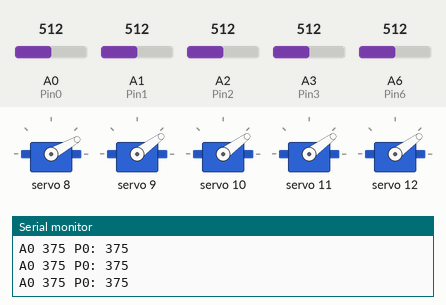
A sketch run on a simulated Arduino Nano, built with avr-gcc and run on an emulated ATmega328P. Parts: 5 × servo, the last lines printed to the serial monitor. The inputs (shaded band) are chosen by the test bench; at power-on: A6 (Pin6) = 512, A0 (Pin0) = 512, A1 (Pin1) = 512, A3 (Pin3) = 512, A2 (Pin2) = 512.

Above: at 1.2 s.
1.3 s: A6 (Pin6) set to 640
At 2.4 s:
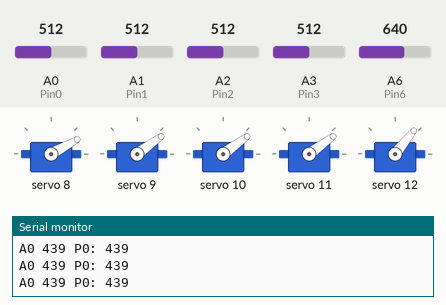
2.8 s: A0 (Pin0) set to 110
At 3.6 s:
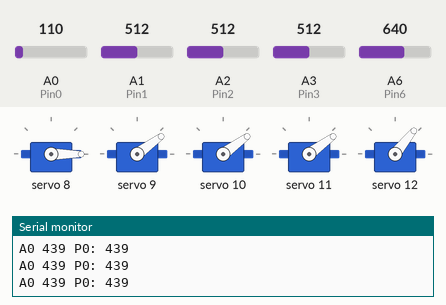
4.3 s: A1 (Pin1) set to 640
At 5.4 s:
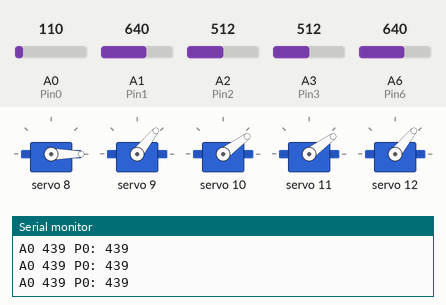
5.8 s: A3 (Pin3) set to 640
At 6.5 s:
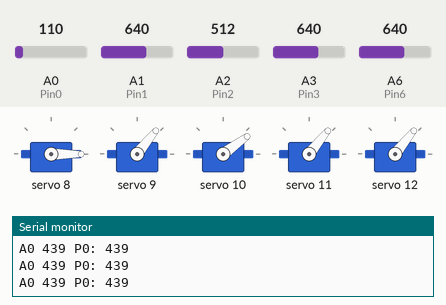
7.3 s: A2 (Pin2) set to 716
At 7.6 s:
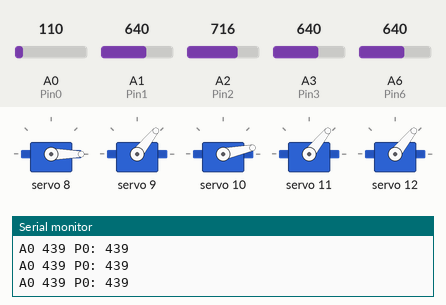
8.8 s: A6 (Pin6) set to 716
At 9.9 s:
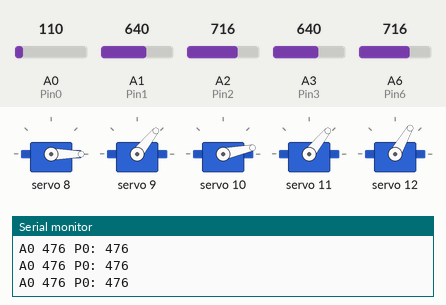
Timing chart, 0 to 11.3 s (numbered marks = the images above; inputs shaded):
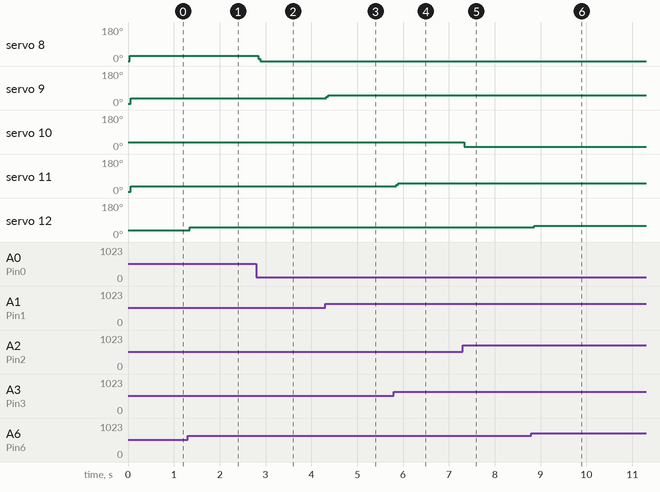

Measured:
- after the input at 1.3 s, servo 12: 36° → 51° at once
- after the input at 2.8 s, servo 8: 29° → 0° at once
- after the input at 4.3 s, servo 9: 36° → 51° at once
- after the input at 5.8 s, servo 11: 36° → 51° after 0.06 s
- after the input at 7.3 s, servo 10: 36° → 12° at once
- after the input at 8.8 s, servo 12: 51° → 60° after 0.06 s

The sketch:

bras_rov_28_04.ino
```cpp
#include <Arduino.h>
#include <Wire.h>
#include <Adafruit_PWMServoDriver.h>

const int Pin0 = A0;
const int Pin1 = A1;
const int Pin2 = A2;
const int Pin3 = A3;
const int Pin6 = A6; //Arduino nano pin A4 et A5 pris (SCL et SDA en I2C)
const int Pin7 = A7;
const int pwmMin = 120;//120;
const int pwmMax = 630; //630;
const int analogMin = 0;
const int analogMax = 1023;
const int medianPWM = 614;

Adafruit_PWMServoDriver pwm;

void setup() {
  pinMode(Pin0, INPUT);
  pinMode(Pin1, INPUT);
  pinMode(Pin2, INPUT);
  pinMode(Pin3, INPUT);
  pinMode(Pin6, INPUT);
  pinMode(Pin7, INPUT);
  pwm.begin();
  pwm.setPWMFreq(100);
  Serial.begin(9600);
}

void printDebug(int val0, int pwmval0){

  Serial.print("A0 ");
  Serial.print(val0);
  Serial.print(" ");

  Serial.print("P0: ");
  Serial.print(pwmval0);
  Serial.println();
}

void resetPositionServo(int pinServo, int medianVal){

  pwm.setPWM(pinServo, 0, medianVal);

}


void loop() {

  static int previousVal0 = 0;
  static int previousVal1 = 0;
  static int previousVal2 = 0;
  static int previousVal3 = 0;
  static int previousVal4 = 0;

  int val0 = analogRead(Pin0);
  int val1 = analogRead(Pin1);
  int val2 = analogRead(Pin2);
  int val3 = analogRead(Pin3);
  int val4 = analogRead(Pin6);

/*
  resetPositionServo(8, medianPWM);
  resetPositionServo(9, medianPWM);
  resetPositionServo(10, medianPWM);
  resetPositionServo(11, medianPWM);
  resetPositionServo(12, medianPWM);
*/

  //Serial.print("A0 ");
  //Serial.print(val0);
  //Serial.print(", ");

  //Serial.print("P0: ");
  int val0Calibrated = constrain(val0, 0, 400);
  int pwmval0 = map((val0Calibrated + previousVal0) / 2, analogMin, analogMax, pwmMin, pwmMax);
  //Serial.print(pwmval0);
  pwm.setPWM(8, 0, pwmval0);
  delay(5);
  previousVal0 = val0;

  //Serial.println();

  //printDebug(val0, pwmval0);


  //Serial.print("A1 ");
  //Serial.print(val1);
  //Serial.print(" ");

  //Serial.print("P1: ");
  int pwmval1 = map((val1 + previousVal1) / 2, analogMin, analogMax, pwmMin, pwmMax);
  //Serial.print(pwmval1);
  pwm.setPWM(9, 0, pwmval1);
  delay(5);
  previousVal1 = val1;

  //Serial.println();


  //Serial.print("A2 ");
  //Serial.print(val2);
  //Serial.print(" ");

  //Serial.print("P2: ");
  int pwmval2 = map(-val2, -analogMax, -analogMin, pwmMin, pwmMax);
  //Serial.print(pwmval2);
  pwm.setPWM(10, 0, pwmval2);
  delay(5);
  previousVal2 = val2;

  //Serial.println();


  //Serial.print("A3 ");
  //Serial.print(val3);
  //Serial.print(" ");

  //Serial.print("P3: ");
  int pwmval3 = map((val3 + previousVal3) / 2, analogMin, analogMax, pwmMin, pwmMax);
  //Serial.print(pwmval3);
  pwm.setPWM(11, 0, pwmval3);
  delay(5);
  previousVal3 = val3;

  //Serial.println();


  //Serial.print("A4 ");
  //Serial.print(val4);
  //Serial.print(" ");

  //Serial.print("P4: ");
  int pwmval4 = map(val4, analogMin, analogMax, pwmMin, pwmMax);
  //Serial.print(pwmval4);
  int val4Calibrated = constrain(pwmval4, 250, 550);
  pwm.setPWM(12, 0, val4Calibrated);
  delay(5);
  previousVal4 = val4;

  printDebug(pwmval4, val4Calibrated);
  Serial.println();


  delay(10);

}
```
